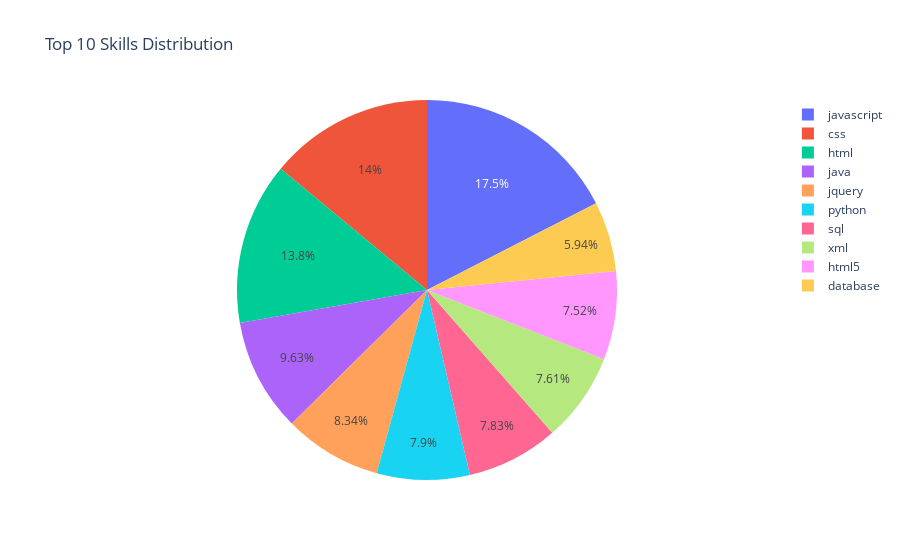

The notebook cell saved with this chart:
### Code cell
fig = px.pie(values=skill_counts.head(10), 
             names=skill_counts.head(10).index, 
             title='Top 10 Skills Distribution')
fig.show()

### Figure 1 — Plotly figure (JSON) as saved in the notebook; plotly's stock layout.template omitted (floating-point values rounded to 4 significant figures)
{"data": [{"domain": {"x": [0, 1], "y": [0, 1]}, "hovertemplate": "label=%{label}<br>value=%{value}<extra></extra>", "labels": ["javascript", "css", "html", "java", "jquery", "python", "sql", "xml", "html5", "database"], "legendgroup": "", "name": "", "showlegend": true, "type": "pie", "values": [796, 638, 628, 439, 380, 360, 357, 347, 343, 271]}], "layout": {"legend": {"tracegroupgap": 0}, "title": {"text": "Top 10 Skills Distribution"}}}
